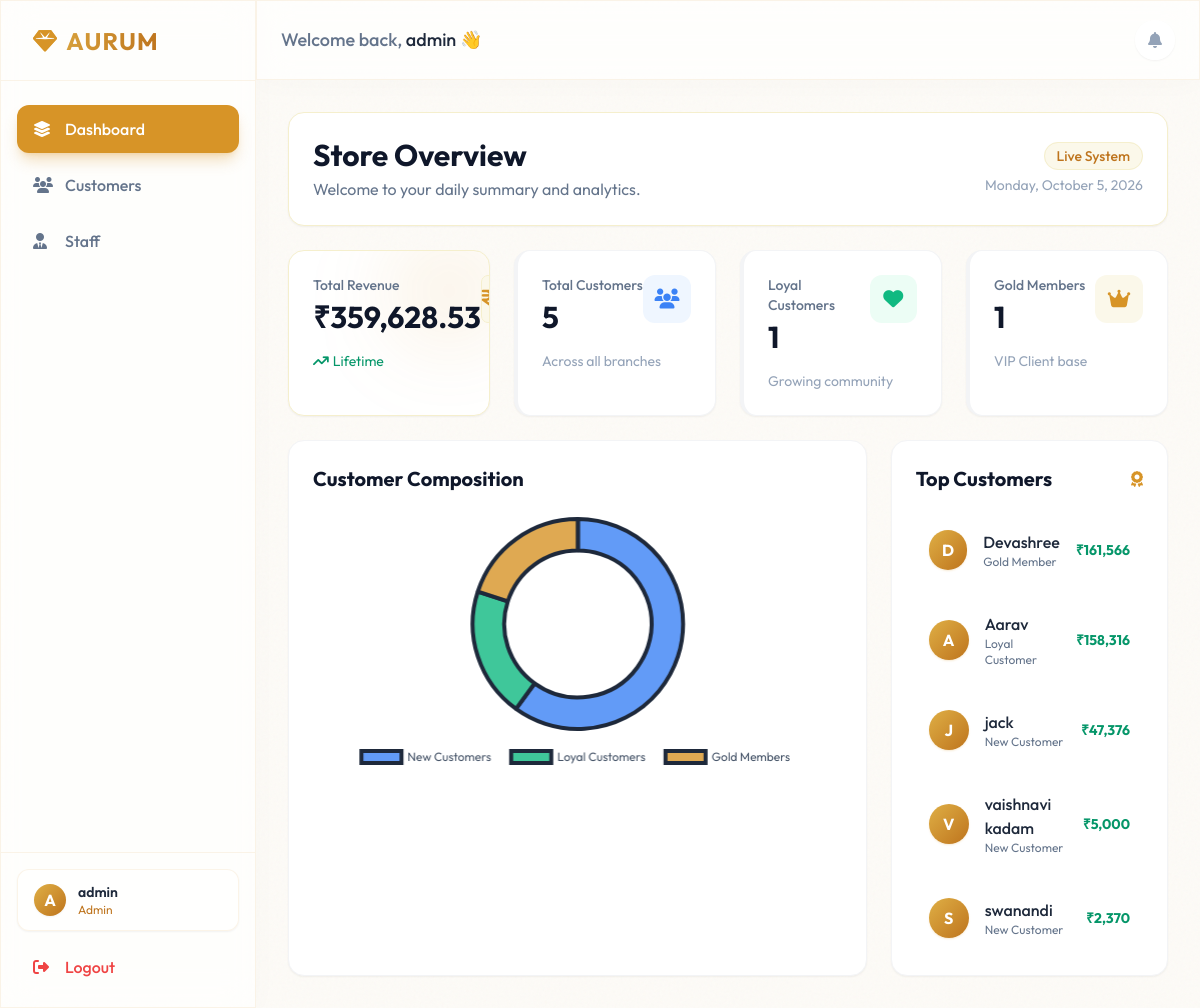
The app's page /dashboard (signed in) with its own data.
### models.py (models this page shows, shortened)
class User(UserMixin, db.Model):
    __tablename__ = 'users'
    id = db.Column(db.Integer, primary_key=True)
    username = db.Column(db.String(150), unique=True, nullable=False)
    password = db.Column(db.String(150), nullable=False)
    role = db.Column(db.String(50), default='Staff') # Admin or Staff
    customers = db.relationship('Customer', backref='staff', lazy=True)

class Customer(db.Model):
    __tablename__ = 'customers'
    id = db.Column(db.Integer, primary_key=True)
    name = db.Column(db.String(150), nullable=False)
    phone = db.Column(db.String(20), nullable=False)
    address = db.Column(db.String(255), nullable=True)
    email = db.Column(db.String(150), nullable=True)
    category = db.Column(db.String(50), default='New Customer')
    total_spending = db.Column(db.Float, default=0.0)
    created_at = db.Column(db.DateTime, default=datetime.utcnow)
    staff_id = db.Column(db.Integer, db.ForeignKey('users.id'), nullable=True)
    purchases = db.relationship('Purchase', backref='customer', lazy=True, cascade="all, delete-orphan")
    notes = db.relationship('Note', backref='customer', lazy=True, cascade="all, delete-orphan")

### app.py (the view)
@app.route('/dashboard')
@login_required
def dashboard():
    total_customers = Customer.query.count()
    loyal_customers = Customer.query.filter_by(category='Loyal Customer').count()
    gold_members = Customer.query.filter_by(category='Gold Member').count()
    total_revenue_result = db.session.query(func.sum(Purchase.price)).scalar()
    total_revenue = total_revenue_result if total_revenue_result else 0.0
    top_customers = Customer.query.order_by(Customer.total_spending.desc()).limit(5).all()
    return render_template('dashboard.html',
                           total_customers=total_customers,
                           loyal_customers=loyal_customers,
                           gold_members=gold_members,
                           total_revenue=total_revenue,
                           top_customers=top_customers)

### app.py (called while the page is built)
@login_manager.user_loader
def load_user(user_id):
    return User.query.get(int(user_id))

### templates/dashboard.html (shortened to what this page needs)
{% extends "base.html" %}
{% block content %}
<div class="space-y-6 animate-[fadeIn_0.5s_ease-out]">
    <div class="flex justify-between items-center bg-white p-6 rounded-2xl border border-gold-100 shadow-sm">
        <div>
            <h1 class="text-3xl font-bold text-slate-900 mb-1">Store Overview</h1>
            <p class="text-slate-500">Welcome to your daily summary and analytics.</p>
        </div>
        <div class="hidden sm:block text-right">
            <span
                class="text-sm font-medium text-gold-600 bg-gold-50 px-3 py-1 rounded-full border border-gold-100">Live
                System</span>
            <p class="text-sm text-slate-400 mt-2" id="currentDate"></p>
        </div>
    </div>
    <div class="grid grid-cols-1 md:grid-cols-2 lg:grid-cols-4 gap-6">
        <div
            class="bg-white border border-gold-100 rounded-2xl p-6 relative overflow-hidden group shadow-sm hover:shadow-md transition-all duration-300">
            <div
                class="absolute -right-6 -top-6 w-32 h-32 bg-gold-500/10 rounded-full blur-2xl group-hover:bg-gold-500/20 transition-all duration-500">
            </div>
            <div class="flex justify-between items-start mb-4 relative z-10">
                <div>
                    <p class="text-slate-500 text-sm font-medium mb-1">Total Revenue</p>
                    <h3 class="text-3xl font-bold text-slate-900">₹{{ "{:,.2f}".format(total_revenue) }}</h3>
                </div>
                <div
                    class="w-12 h-12 rounded-xl bg-gold-50 text-gold-500 flex items-center justify-center text-xl border border-gold-100">
                    <i class="fa-solid fa-indian-rupee-sign"></i>
                </div>
            </div>
            <p class="text-sm text-emerald-600 flex items-center gap-1 relative z-10"><i
                    class="fa-solid fa-arrow-trend-up"></i> Lifetime</p>
        </div>
        <div
            class="bg-white shadow-sm hover:shadow-md rounded-2xl p-6 hover:-translate-y-1 transition-all duration-300 border-l-4 border-blue-400 border-t border-r border-b border-gray-100">
            <div class="flex justify-between items-start mb-4">
                <div>
                    <p class="text-slate-500 text-sm font-medium mb-1">Total Customers</p>
                    <h3 class="text-3xl font-bold text-slate-900">{{ total_customers }}</h3>
                </div>
                <div class="w-12 h-12 rounded-xl bg-blue-50 text-blue-500 flex items-center justify-center text-xl">
                    <i class="fa-solid fa-users"></i>
                </div>
            </div>
            <p class="text-sm text-slate-400 relative z-10">Across all branches</p>
        </div>
        <div
            class="bg-white shadow-sm hover:shadow-md rounded-2xl p-6 hover:-translate-y-1 transition-all duration-300 border-l-4 border-emerald-400 border-t border-r border-b border-gray-100">
            <div class="flex justify-between items-start mb-4">
                <div>
                    <p class="text-slate-500 text-sm font-medium mb-1">Loyal Customers</p>
                    <h3 class="text-3xl font-bold text-slate-900">{{ loyal_customers }}</h3>
                </div>
                <div
                    class="w-12 h-12 rounded-xl bg-emerald-50 text-emerald-500 flex items-center justify-center text-xl">
                    <i class="fa-solid fa-heart"></i>
                </div>
            </div>
            <p class="text-sm text-slate-400 relative z-10">Growing community</p>
        </div>
        <div
            class="bg-white shadow-sm hover:shadow-md rounded-2xl p-6 hover:-translate-y-1 transition-all duration-300 border-l-4 border-gold-400 border-t border-r border-b border-gray-100">
            <div class="flex justify-between items-start mb-4">
                <div>
                    <p class="text-slate-500 text-sm font-medium mb-1">Gold Members</p>
                    <h3 class="text-3xl font-bold text-slate-900">{{ gold_members }}</h3>
                </div>
                <div class="w-12 h-12 rounded-xl bg-gold-50 text-gold-500 flex items-center justify-center text-xl">
                    <i class="fa-solid fa-crown"></i>
                </div>
            </div>
            <p class="text-sm text-slate-400 relative z-10">VIP Client base</p>
        </div>
    </div>
    <div class="grid grid-cols-1 lg:grid-cols-3 gap-6">
        <div class="bg-white border border-gray-100 shadow-sm rounded-2xl p-6 lg:col-span-2">
            <h3 class="text-xl font-bold text-slate-900 mb-6">Customer Composition</h3>
            <div class="h-64 flex justify-center items-center">
                <canvas id="categoryChart"></canvas>
            </div>
        </div>
        <div class="bg-white border border-gray-100 shadow-sm rounded-2xl p-6 flex flex-col">
            <div class="flex justify-between items-center mb-6">
                <h3 class="text-xl font-bold text-slate-900">Top Customers</h3>
                <i class="fa-solid fa-award text-gold-500"></i>
            </div>
            <div class="space-y-4 flex-1">
                {% if top_customers %}
                {% for customer in top_customers %}
                <div class="flex items-center gap-4 p-3 rounded-xl hover:bg-gold-50 transition-colors cursor-pointer border border-transparent hover:border-gold-100"
                    onclick="window.location.href='{{ url_for('customers') }}?search={{ customer.phone }}'">
                    <div
                        class="w-10 h-10 rounded-full bg-gradient-to-br from-gold-400 to-gold-600 flex items-center justify-center text-white font-bold shadow-sm shadow-gold-500/20">
                        {{ customer.name[0] | upper }}
                    </div>
                    <div class="flex-1">
                        <h4 class="text-slate-800 font-medium">{{ customer.name }}</h4>
                        <p class="text-xs text-slate-500">{{ customer.category }}</p>
                    </div>
                    <div class="text-right">
                        <h4 class="text-emerald-600 font-bold text-sm">₹{{ "{:,.0f}".format(customer.total_spending) }}
                        </h4>
                    </div>
                </div>
                {% endfor %}
                {% else %}
                <div class="text-center py-10 text-slate-400">
                    <i class="fa-solid fa-box-open text-3xl mb-3 opacity-50 text-slate-300"></i>
                    <p>No customers yet</p>
                </div>
                {% endif %}
            </div>
        </div>
    </div>
</div>
<script>
    document.getElementById('currentDate').textContent = new Date().toLocaleDateString('en-US', { weekday: 'long', year: 'numeric', month: 'long', day: 'numeric' });
    // Chart.js Setup
    document.addEventListener('DOMContentLoaded', function () {
        const ctx = document.getElementById('categoryChart').getContext('2d');
        let totalCustomers = {{ total_customers }};
        let loyalCount = {{ loyal_customers }};
        let goldCount = {{ gold_members }};
        let newCount = totalCustomers - loyalCount - goldCount;
        new Chart(ctx, {
            type: 'doughnut',
            data: {
                labels: ['New Customers', 'Loyal Customers', 'Gold Members'],
                datasets: [{
                    data: [newCount, loyalCount, goldCount],
                    backgroundColor: [
                        'rgba(59, 130, 246, 0.8)', // Blue
                        'rgba(16, 185, 129, 0.8)', // Emerald
                        'rgba(215, 148, 39, 0.8)'  // Gold
                    ],
                    borderColor: [
                        'rgba(30, 41, 59, 1)',
                        'rgba(30, 41, 59, 1)',
                        'rgba(30, 41, 59, 1)'
                    ],
                    borderWidth: 4,
                    hoverOffset: 4
                }]
            },
            options: {
                responsive: true,
                maintainAspectRatio: false,
                cutout: '70%',
                plugins: {
                    legend: {
                        position: 'bottom',
                        labels: { color: '#475569', padding: 20, font: { family: "'Outfit', sans-serif" } }
                    }
                }
            }
        });
    });
</script>
{% endblock %}

### templates/base.html (shortened to what this page needs)
<!DOCTYPE html>
<html lang="en">
<head>
    <link rel="stylesheet" href="https://cdnjs.cloudflare.com/ajax/libs/font-awesome/6.4.0/css/all.min.css">
    <script src="https://cdn.tailwindcss.com"></script>
</head>
<body class="font-sans antialiased min-h-screen flex selection:bg-gold-500 selection:text-white">
    {% if current_user.is_authenticated %}
    <aside class="w-64 glass border-r border-gold-500/10 hidden md:flex flex-col flex-shrink-0 transition-all duration-300">
        <div class="h-20 flex items-center px-8 border-b border-gold-500/10">
            <h1 class="text-2xl font-bold text-transparent bg-clip-text bg-gradient-to-r from-gold-400 to-gold-600 tracking-wider">
                <i class="fa-solid fa-gem mr-2 text-gold-500"></i>AURUM
            </h1>
        </div>
        <nav class="flex-1 px-4 py-6 space-y-2">
            <a href="{{ url_for('dashboard') }}" class="flex items-center gap-3 px-4 py-3 rounded-xl transition-all duration-300 {% if request.endpoint == 'dashboard' %}bg-gold-500 text-white shadow-lg shadow-gold-500/30{% else %}text-slate-500 hover:bg-gold-50/50 hover:text-gold-600{% endif %}">
                <i class="fa-solid fa-layer-group w-5"></i>
                <span class="font-medium">Dashboard</span>
            </a>
            <a href="{{ url_for('customers') }}" class="flex items-center gap-3 px-4 py-3 rounded-xl transition-all duration-300 {% if request.endpoint == 'customers' %}bg-gold-500 text-white shadow-lg shadow-gold-500/30{% else %}text-slate-500 hover:bg-gold-50/50 hover:text-gold-600{% endif %}">
                <i class="fa-solid fa-users w-5"></i>
                <span class="font-medium">Customers</span>
            </a>
            <a href="{{ url_for('staff') }}" class="flex items-center gap-3 px-4 py-3 rounded-xl transition-all duration-300 {% if request.endpoint == 'staff' %}bg-gold-500 text-white shadow-lg shadow-gold-500/30{% else %}text-slate-500 hover:bg-gold-50/50 hover:text-gold-600{% endif %}">
                <i class="fa-solid fa-user-tie w-5"></i>
                <span class="font-medium">Staff</span>
            </a>
        </nav>
        <div class="p-4 border-t border-gold-500/10">
            <div onclick="openModal('currentStaffProfileModal')" class="flex items-center gap-3 px-4 py-3 bg-white/50 border border-gold-500/10 rounded-xl mb-3 shadow-sm cursor-pointer hover:bg-gold-50/50 hover:border-gold-500/20 transition-all">
                <div class="w-8 h-8 rounded-full bg-gradient-to-br from-gold-400 to-gold-600 flex items-center justify-center font-bold text-white shadow-sm">
                    {{ current_user.username[0] | upper }}
                </div>
                <div>
                    <p class="text-sm font-semibold text-slate-800">{{ current_user.username }}</p>
                    <p class="text-xs text-gold-600">{{ current_user.role }}</p>
                </div>
            </div>
            <a href="{{ url_for('logout') }}" class="flex items-center gap-3 px-4 py-3 rounded-xl text-red-500 hover:bg-red-50 transition-colors">
                <i class="fa-solid fa-right-from-bracket w-5"></i>
                <span class="font-medium">Logout</span>
            </a>
        </div>
    </aside>
    {% endif %}
    <main class="flex-1 flex flex-col h-screen overflow-hidden">
        <header class="h-20 glass flex items-center justify-between px-6 border-b border-gold-500/10 sticky top-0 z-40">
            {% if current_user.is_authenticated %}
            <div class="hidden md:block">
                <h2 class="text-lg font-medium text-slate-500">Welcome back, <span class="text-slate-800">{{ current_user.username }}</span> 👋</h2>
            </div>
            <div class="flex items-center gap-4">
                <button class="w-10 h-10 rounded-full glass hover:bg-gold-50 transition-colors flex items-center justify-center text-slate-400 hover:text-gold-600 border border-transparent hover:border-gold-500/20 shadow-sm">
                    <i class="fa-solid fa-bell"></i>
                </button>
            </div>
            {% else %}
            <div class="w-full text-center">
                <h1 class="text-2xl font-bold text-transparent bg-clip-text bg-gradient-to-r from-gold-300 to-gold-500 tracking-wider">
                    <i class="fa-solid fa-gem mr-2 text-gold-400"></i>AURUM CRM
                </h1>
            </div>
            {% endif %}
        </header>
        <div class="flex-1 overflow-y-auto p-4 md:p-8">
            {% block content %}{% endblock %}
        </div>
    </main>
</body>
</html>

### templates/base.html (style rules this page uses)
body { background-color: #fdfbf7; color: #1e293b; }
.glass { background: rgba(255, 255, 255, 0.7); backdrop-filter: blur(16px); -webkit-backdrop-filter: blur(16px); border: 1px solid rgba(255, 255, 255, 0.8); box-shadow: 0 4px 30px rgba(0, 0, 0, 0.02); }

### records on screen
User: username "A", username "admin", role "Admin"
Customer: name "D", name "Devashree", category "Gold Member", total_spending "161,566"
Customer: name "A", name "Aarav", category "Loyal Customer", total_spending "158,316"
Customer: name "J", name "jack", category "New Customer", total_spending "47,376"
Customer: name "V", name "vaishnavi kadam", category "New Customer", total_spending "5,000"
Customer: name "S", name "swanandi", category "New Customer", total_spending "2,370"

### other values on screen
{{ "{:,.2f}".format(total_revenue) }} "359,628.53"
{{ total_customers }} "5"
{{ loyal_customers }} "1"
{{ gold_members }} "1"
